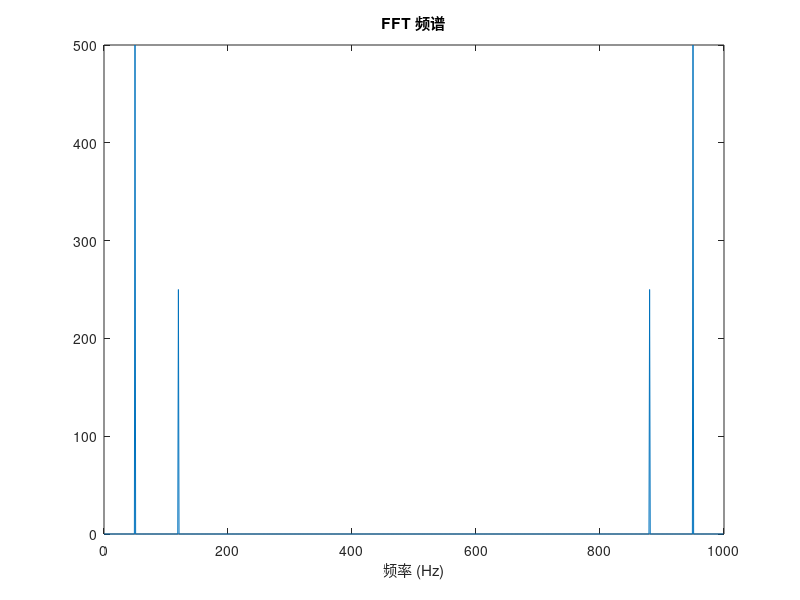

Here is the MATLAB script that generated this plot:
% FFT 示例
fs = 1000;
t = 0:1/fs:1-1/fs;
f1 = 50; f2 = 120;
x = sin(2*pi*f1*t) + 0.5*sin(2*pi*f2*t);
X = fft(x);
freq = (0:length(X)-1)*fs/length(X);
plot(freq, abs(X))
title('FFT 频谱')
xlabel('频率 (Hz)')
